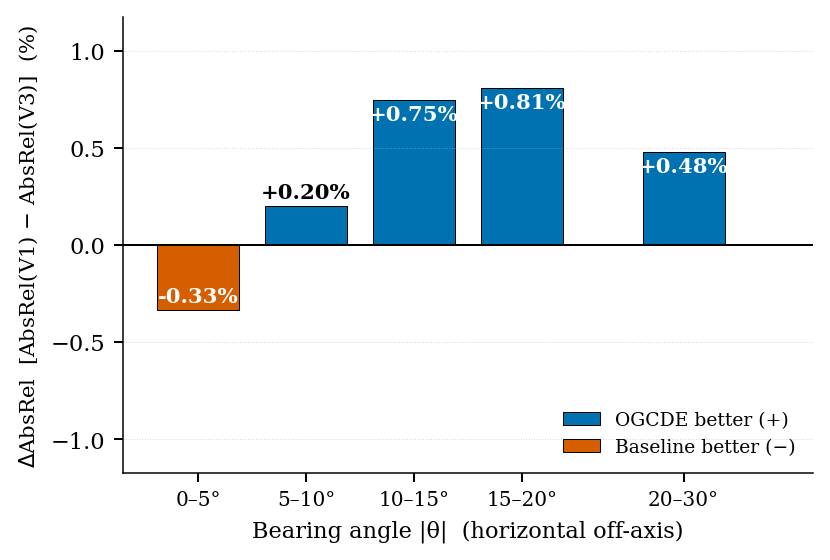
#> input picture figs/bearing_absrel_delta.png, 830 x 560 px, given in place of 000754.png, which was not available
$ python make_qualitative_figure.py --kitti-root ../figs
#> lines starting #> are read from the running program, lines starting #| are printed output that depends on the picture; pictures that were not available may be replaced by others from this repository, and a replacement may not be noted
#> (reads figs/qualitative_candidates.json from the repository)
"""Render 2×2 qualitative figure for paper from selected candidates.

Input:  figs/qualitative_candidates.json
Output: figs/qualitative.pdf  (Type-42 fonts, 300 dpi)

Usage:
    python scripts/make_qualitative_figure.py \\
        --candidates figs/qualitative_candidates.json \\
        --kitti-root /data/kitti/training \\
        --out figs/qualitative.pdf
"""

import argparse
import json
import math
import os

import cv2
import matplotlib
matplotlib.use("Agg")
import matplotlib.patches as mpatches
import matplotlib.pyplot as plt
import numpy as np

# ── paper-quality matplotlib settings ───────────────────────────────────────
plt.rcParams.update({
    "font.family":   "serif",
    "font.size":     9,
    "pdf.fonttype":  42,
    "ps.fonttype":   42,
    "axes.linewidth": 0.5,
})

# Colors (BGR→RGB) — colorblind-safe palette
CLASS_COLORS = {
    0: "#00B4D8",   # Car        — cyan
    1: "#FFD60A",   # Pedestrian — yellow
    2: "#FF006E",   # Cyclist    — magenta
}

PANEL_ORDER = ["panel_a", "panel_b", "panel_c", "panel_d"]


def load_args():
    ap = argparse.ArgumentParser()
    ap.add_argument("--candidates", default="figs/qualitative_candidates.json")
    ap.add_argument("--kitti-root", required=True)
    ap.add_argument("--out",        default="figs/qualitative.pdf")
    ap.add_argument("--pad-factor", type=float, default=0.5,
                    help="Padding as fraction of bbox size on each side")
    return ap.parse_args()


def load_image(kitti_root, img_id):
#> called with kitti_root = '../figs', img_id = '000754'
    path = os.path.join(kitti_root, "image_2", f"{img_id}.png")
    bgr  = cv2.imread(path)
#> bgr is the input picture: shape (560, 830, 3); mean B, G, R 240, 236.4, 229.5
    if bgr is None:
        raise FileNotFoundError(path)
    return cv2.cvtColor(bgr, cv2.COLOR_BGR2RGB)


def crop_region(img, x1, y1, x2, y2, pad_factor=0.5):
    """Crop image to bbox + padding. Returns (crop_rgb, offset_x, offset_y)."""
#> called with x1 = 666.3, y1 = 175.3, x2 = 790.5, y2 = 262.6, pad_factor = 0.5
    H, W = img.shape[:2]
#> H = 560; W = 830
    w, h = x2 - x1, y2 - y1
    pad = max(w, h) * pad_factor
    cx1 = max(0, int(x1 - pad))
    cy1 = max(0, int(y1 - pad))
    cx2 = min(W, int(x2 + pad))
#> cx2 = 830
    cy2 = min(H, int(y2 + pad))
#> cy2 = 324
    return img[cy1:cy2, cx1:cx2], cx1, cy1


def draw_panel(ax, img_rgb, sample, pad_factor):
    """Draw one panel on a matplotlib Axes."""
    pred_xyxy    = sample["pred_box_xyxy"]     # [x1,y1,x2,y2] original coords
    gt_xyxy      = sample["gt_box_xyxy"]
    contact_orig = sample["pred_contact"]       # already in original coords
    pred_dist    = sample["pred_dist"]
    gt_dist      = sample["gt_dist"]
    absrel       = sample["absrel"]
    cls_id       = sample["class_id"]
    color        = CLASS_COLORS.get(cls_id, "#FFFFFF")

    x1, y1, x2, y2 = pred_xyxy
    w, h = x2 - x1, y2 - y1

    # crop
    crop, ox, oy = crop_region(img_rgb, x1, y1, x2, y2, pad_factor)
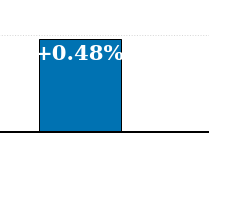
#> crop: shape (211, 226, 3); mean R, G, B 214.4, 230.9, 240.2
#> ox = 604; oy = 113
    ax.imshow(crop, interpolation="lanczos")
    ax.axis("off")

    # helpers: shift coords to crop space
    def cx(x): return x - ox
    def cy(y): return y - oy

    # ── GT box (white dashed) ────────────────────────────────────────────
    gx1, gy1, gx2, gy2 = gt_xyxy
    gt_rect = mpatches.FancyBboxPatch(
        (cx(gx1), cy(gy1)), gx2 - gx1, gy2 - gy1,
        boxstyle="square,pad=0", fill=False,
        edgecolor="white", linewidth=1.0, linestyle="--",
    )
    ax.add_patch(gt_rect)

    # ── Predicted bbox ───────────────────────────────────────────────────
    pred_rect = mpatches.FancyBboxPatch(
        (cx(x1), cy(y1)), w, h,
        boxstyle="square,pad=0", fill=False,
        edgecolor=color, linewidth=1.5,
    )
    ax.add_patch(pred_rect)

    # ── Contact point: green dot + white outline ─────────────────────────
    cpx, cpy = cx(contact_orig[0]), cy(contact_orig[1])
#> cpx = 118.6; cpy = 139.5
    ax.plot(cpx, cpy, "o", color="white", markersize=7, zorder=5)
    ax.plot(cpx, cpy, "o", color="#00FF66", markersize=5, zorder=6)

    # ── Distance text ─────────────────────────────────────────────────────
    # Predicted distance: above bbox top-left (or inside if enough height)
    label_y = cy(y1) - 3 if h >= 40 else cy(y1) + 12
#> label_y = 59.28
    ax.text(
        cx(x1) + 2, label_y,
        f"{pred_dist:.1f}m",
        color="white", fontsize=8, fontweight="bold",
        verticalalignment="bottom",
        bbox=dict(boxstyle="round,pad=0.15", facecolor="black",
                  alpha=0.65, edgecolor="none"),
        zorder=7,
    )

    # GT distance: bottom-right of pred box
    ax.text(
        cx(x2) - 2, cy(y2) + 2,
        f"GT: {gt_dist:.1f}m",
        color="white", fontsize=6.5,
        verticalalignment="top", horizontalalignment="right",
        bbox=dict(boxstyle="round,pad=0.12", facecolor="#333333",
                  alpha=0.60, edgecolor="none"),
        zorder=7,
    )

    # AbsRel badge (top-right of crop for failure panel)
    if absrel > 0.20:
        crop_h, crop_w = crop.shape[:2]
        ax.text(
            crop_w - 4, 4,
            f"Err {absrel*100:.0f}%",
            color="white", fontsize=6.5,
            verticalalignment="top", horizontalalignment="right",
            bbox=dict(boxstyle="round,pad=0.15", facecolor="#CC0000",
                      alpha=0.85, edgecolor="none"),
            zorder=8,
        )


def main():
    args = load_args()

    with open(args.candidates) as f:
        candidates = json.load(f)

    fig, axes = plt.subplots(2, 2, figsize=(7.0, 4.5), constrained_layout=True)
    ax_flat   = axes.flatten()

    for i, panel_id in enumerate(PANEL_ORDER):
        panel  = candidates.get(panel_id, {})
        chosen = panel.get("chosen")
        ax     = ax_flat[i]
        title  = panel.get("title", panel_id)

        if chosen is None:
            ax.text(0.5, 0.5, "No candidate found",
                    ha="center", va="center", transform=ax.transAxes)
            ax.set_title(title, fontsize=9, pad=3)
            ax.axis("off")
            continue

        img = load_image(args.kitti_root, chosen["img_id"])
        draw_panel(ax, img, chosen, args.pad_factor)
        ax.set_title(title, fontsize=9, pad=3)
#> pass 2 of the loop in main, `for i, panel_id in enumerate(PANEL_ORDER):`:
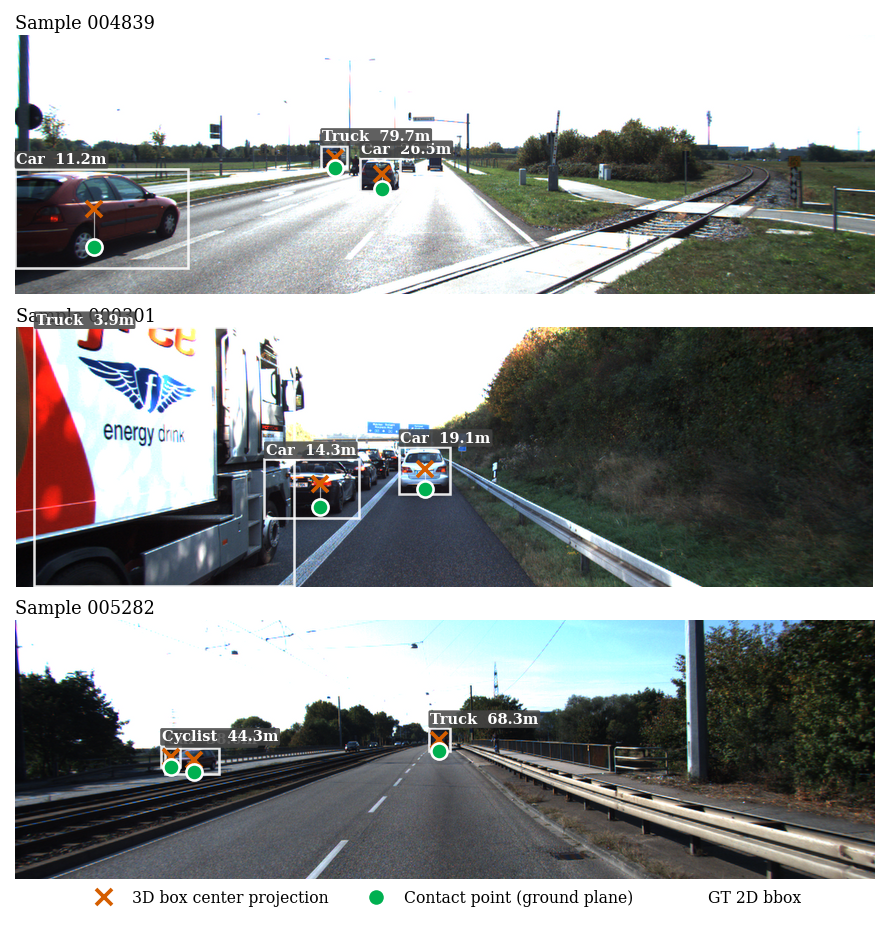
#> input picture figs/contact_point.png, 890 x 928 px, given in place of 005282.png, which was not available
#> in load_image, bgr is the input picture: shape (928, 890, 3); mean B, G, R 154.3, 155.1, 153
#> in draw_panel (call 2), `crop, ox, oy = crop_region(img_rgb, x1, y1, x2, y2, pad_factor)`:
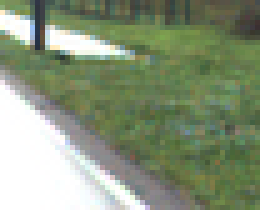
#> crop: shape (42, 52, 3) (shown 5 times larger); mean R, G, B 135.1, 148.1, 121.6
#> ox = 460; oy = 163
#> cpx = 26.7; cpy = 29.79
#> label_y = 25

    os.makedirs(os.path.dirname(args.out) or ".", exist_ok=True)
    fig.savefig(args.out, dpi=300, bbox_inches="tight", format="pdf")
    # also save PNG for quick preview
    png_path = args.out.replace(".pdf", ".png")
    fig.savefig(png_path, dpi=150, bbox_inches="tight")
    plt.close(fig)

    size_mb = os.path.getsize(args.out) / 1e6
    print(f"Saved → {args.out}  ({size_mb:.2f} MB)")
    print(f"Preview → {png_path}")

    if size_mb > 2.0:
        print(f"⚠️  PDF > 2MB ({size_mb:.2f} MB). "
              "Consider reducing image resolution or number of panels.")


if __name__ == "__main__":
#> (the run stopped early here; a loop or call above may not have finished)
